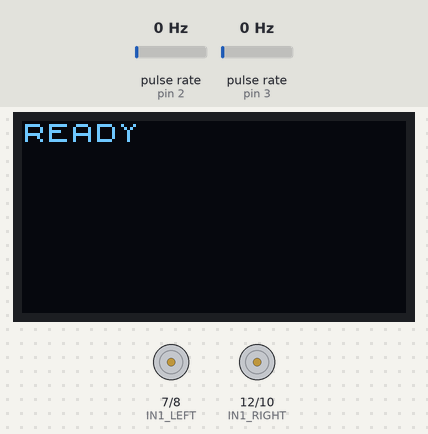
The sketch below on a simulated Arduino Uno, built with avr-gcc and run on an emulated ATmega328P. Parts: 128×64 one-colour display, motor-driver pin pairs drawn as motors (green arrow = first pin HIGH = forward, orange = second pin HIGH = backward, longer = more drive, scaled by the enable pin). Wiring (inferred from the names in the program): 2 × pulse sensor: data pin 2 / data pin 3. The inputs (shaded band) are chosen by the test bench; at power-on: pulse rate (sensors on pin 2, pin 3) 0 Hz. What the sketch prints to the serial monitor is not drawn.

Above: at 0.8 s.
0.9 s: pulse rate (sensor on pin 2) set to 156 Hz
At 2.03 s:
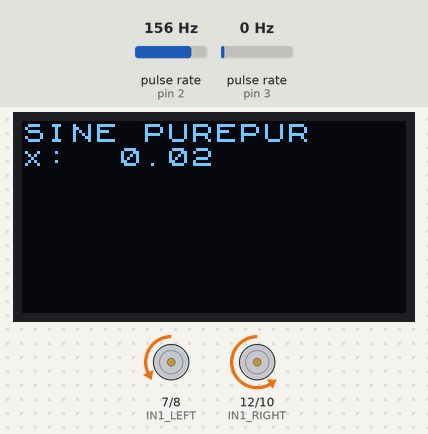
3.9 s: pulse rate (sensor on pin 2) set to 162 Hz
At 5.88 s:
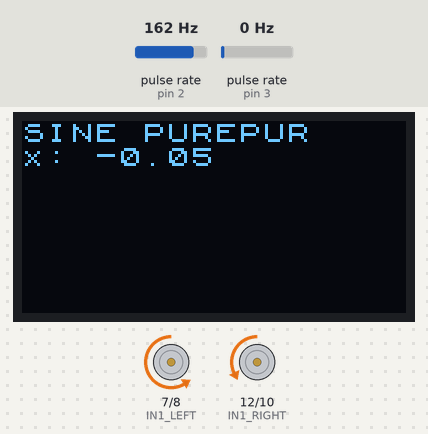
6.6 s: pulse rate (sensor on pin 3) set to 4 Hz
8.9 s: pulse rate (sensor on pin 3) set to 50 Hz
At 9.1 s:
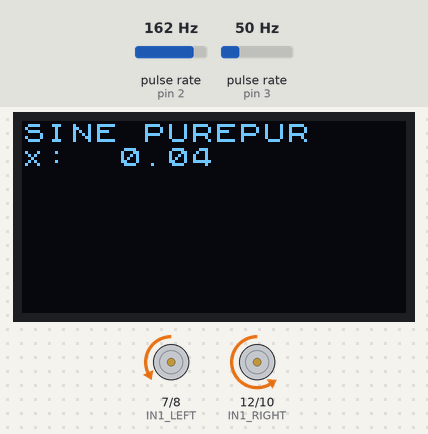
11.6 s: pulse rate (sensor on pin 2) set to 44 Hz
At 12.34 s:
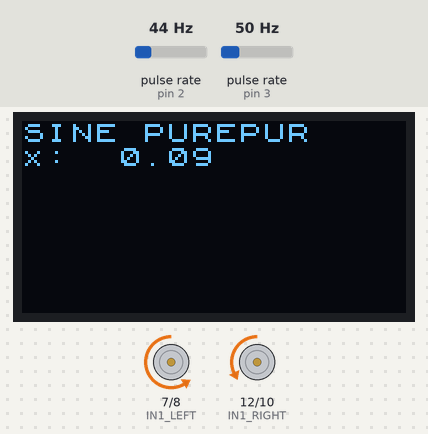
13.7 s: pulse rate (sensor on pin 2) set to 38 Hz
At 15.94 s:
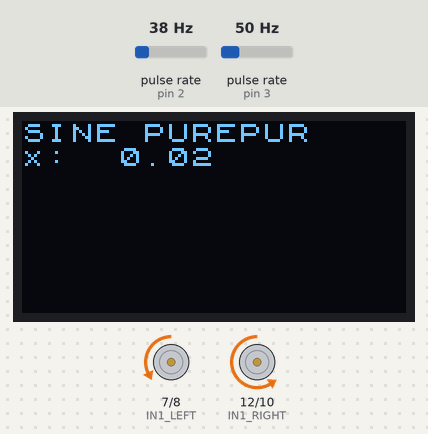
Timing chart, 0 to 16.2 s (numbered marks = the images above; inputs shaded):
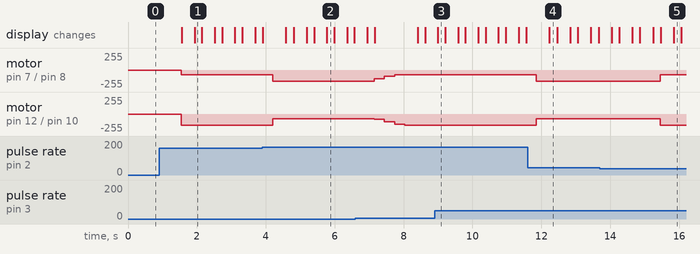

The sketch:

10_Car-3_Sine_Trajectory.ino
```cpp
#include <Wire.h>
#include <U8x8lib.h>
#include <math.h>

// ================= OLED =================
U8X8_SSD1306_128X64_NONAME_HW_I2C oled(U8X8_PIN_NONE);

// ================= MOTOR PINS =================
#define ENCA_LEFT  2
#define PWM_LEFT   6
#define IN1_LEFT   7
#define IN2_LEFT   8

#define ENCA_RIGHT 3
#define PWM_RIGHT  11
#define IN1_RIGHT  12
#define IN2_RIGHT  10

// ================= ROBOT PARAMS =================
const float MM_PER_TICK = 0.966;     // mm per encoder tick (calibrated)
const float WHEEL_BASE  = 0.17;      // meters (distance between wheels)

// ================= ENCODERS =================
volatile long ticksL = 0;
volatile long ticksR = 0;
void ISR_L() { ticksL++; }
void ISR_R() { ticksR++; }

// ================= ODOMETRY =================
float x = 0, y = 0, theta = 0;       // meters, meters, radians

// =====================================================
// SINE PATH (MAKE IT VERY NOTICEABLE)
// y(x) = A * sin(2*pi*x / lambda)
// =====================================================
const float AMP     = 0.55;          // meters (big sideways swing)
const float LAMBDA  = 1.20;          // meters (shorter => more waves)
const float K       = 2.0f * M_PI / LAMBDA;

// Travel distance (choose >= 2*LAMBDA for visible waves)
const float TOTAL_X = 3.6;           // meters (~3 full waves)

// =====================================================
// PURE PURSUIT STYLE SETTINGS (makes curve look great)
// =====================================================
const float LOOKAHEAD = 0.35;        // meters (0.25–0.45 typical)
const float K_STEER   = 1.8;         // steering strength (rad -> turn)
const int   BASE_PWM  = 105;         // increase speed for better visibility

// PWM limits
const int PWM_MIN = 70;
const int PWM_MAX = 170;

// ================= MOTOR =================
void setPWM(int left, int right) {
  left  = constrain(left, 0, 255);
  right = constrain(right, 0, 255);

  // ✅ Forward direction for YOUR wiring:
  // IN1 = LOW, IN2 = HIGH
  digitalWrite(IN1_LEFT,  LOW);
  digitalWrite(IN2_LEFT,  HIGH);
  digitalWrite(IN1_RIGHT, LOW);
  digitalWrite(IN2_RIGHT, HIGH);

  analogWrite(PWM_LEFT, left);
  analogWrite(PWM_RIGHT, right);
}

// ================= ODOMETRY UPDATE =================
void updateOdometry() {
  static long lastL = 0, lastR = 0;

  // atomic read
  noInterrupts();
  long curL = ticksL;
  long curR = ticksR;
  interrupts();

  long dL = curL - lastL;
  long dR = curR - lastR;
  lastL = curL;
  lastR = curR;

  float dl = dL * MM_PER_TICK / 1000.0;  // meters
  float dr = dR * MM_PER_TICK / 1000.0;  // meters

  float dc     = (dl + dr) / 2.0;
  float dtheta = (dr - dl) / WHEEL_BASE;

  x     += dc * cos(theta + dtheta / 2.0);
  y     += dc * sin(theta + dtheta / 2.0);
  theta += dtheta;

  // keep theta readable
  while (theta > M_PI)  theta -= 2 * M_PI;
  while (theta < -M_PI) theta += 2 * M_PI;
}

// ================= PATH FUNCTION =================
float yRef(float xq) {
  return AMP * sin(K * xq);
}

// ================= OLED DEBUG =================
void showOLED(int pwmL, int pwmR, float yref, float alphaDeg) {
  char buf[16];

  oled.clearLine(0);
  oled.clearLine(1);
  oled.clearLine(2);
  oled.clearLine(3);
  oled.clearLine(4);
  oled.clearLine(5);

  oled.drawString(0,0,"SINE PUREPUR");

  oled.drawString(0,1,"x:");
  dtostrf(x,5,2,buf);
  oled.drawString(3,1,buf);

  oled.drawString(0,2,"y:");
  dtostrf(y,5,2,buf);
  oled.drawString(3,2,buf);

  oled.drawString(9,2,"r:");
  dtostrf(yref,5,2,buf);
  oled.drawString(12,2,buf);

  oled.drawString(0,3,"th:");
  dtostrf(theta * 180.0 / M_PI,5,1,buf);
  oled.drawString(4,3,buf);

  oled.drawString(0,4,"a:");
  dtostrf(alphaDeg,5,1,buf);
  oled.drawString(3,4,buf);

  oled.drawString(0,5,"PWM:");
  itoa(pwmL, buf, 10);
  oled.drawString(4,5,buf);
  oled.drawString(8,5,"/");
  itoa(pwmR, buf, 10);
  oled.drawString(10,5,buf);
}

// ================= SINE MOTION (PURE PURSUIT) =================
void driveSinePurePursuit() {
  // reset
  noInterrupts();
  ticksL = 0;
  ticksR = 0;
  interrupts();
  x = 0; y = 0; theta = 0;

  while (x < TOTAL_X) {
    updateOdometry();

    // Lookahead point on path
    float xL = x + LOOKAHEAD;
    float yL = yRef(xL);

    // Vector from robot -> lookahead point
    float dx = xL - x;
    float dy = yL - y;

    // Desired heading to that point
    float theta_target = atan2(dy, dx);

    // Heading error alpha (wrap)
    float alpha = theta_target - theta;
    while (alpha > M_PI)  alpha -= 2*M_PI;
    while (alpha < -M_PI) alpha += 2*M_PI;

    // Convert heading error into differential PWM
    // Bigger alpha -> more left/right split
    int diff = (int)(K_STEER * 90.0 * alpha);  // 90 is scaling for “feel”

    int pwmL = BASE_PWM - diff;
    int pwmR = BASE_PWM + diff;

    pwmL = constrain(pwmL, PWM_MIN, PWM_MAX);
    pwmR = constrain(pwmR, PWM_MIN, PWM_MAX);

    setPWM(pwmL, pwmR);

    float y_now_ref = yRef(x);
    showOLED(pwmL, pwmR, y_now_ref, alpha * 180.0 / M_PI);

    // Serial log for plotting
    Serial.print(x,3); Serial.print(",");
    Serial.print(y,3); Serial.print(",");
    Serial.print(y_now_ref,3); Serial.print(",");
    Serial.println(alpha,3);

    delay(35);
  }

  setPWM(0, 0);
  oled.drawString(0,7,"DONE");
}

// ================= SETUP =================
void setup() {
  Serial.begin(115200);

  pinMode(IN1_LEFT, OUTPUT);
  pinMode(IN2_LEFT, OUTPUT);
  pinMode(PWM_LEFT, OUTPUT);
  pinMode(IN1_RIGHT, OUTPUT);
  pinMode(IN2_RIGHT, OUTPUT);
  pinMode(PWM_RIGHT, OUTPUT);

  pinMode(ENCA_LEFT, INPUT_PULLUP);
  pinMode(ENCA_RIGHT, INPUT_PULLUP);
  attachInterrupt(digitalPinToInterrupt(ENCA_LEFT), ISR_L, RISING);
  attachInterrupt(digitalPinToInterrupt(ENCA_RIGHT), ISR_R, RISING);

  oled.begin();
  oled.setPowerSave(0);
  oled.setFont(u8x8_font_chroma48medium8_r);
  oled.drawString(0,0,"READY");

  delay(1500);
  driveSinePurePursuit();
}

void loop() {}
```

Measured:
- the behaviour switches between 159 and 160 Hz on pulse rate (sensor on pin 2) (found by bisection; images 1 and 2)
- the behaviour switches between 41 and 40 Hz on pulse rate (sensor on pin 2) (found by bisection; images 4 and 5)
- after the input at 8.9 s, motor on pin 7 (IN1_LEFT) / pin 8 (IN2_LEFT): stays backward 70/255 (without the input it goes to backward 170/255 after 2.1 s); motor on pin 12 (IN1_RIGHT) / pin 10 (IN2_RIGHT): stays backward 170/255 (without the input it goes to backward 70/255 after 2.1 s)
- after the input at 13.7 s, motor on pin 7 (IN1_LEFT) / pin 8 (IN2_LEFT): backward 170/255 → backward 70/255 after 1.8 s; motor on pin 12 (IN1_RIGHT) / pin 10 (IN2_RIGHT): backward 70/255 → backward 170/255 after 1.8 s
